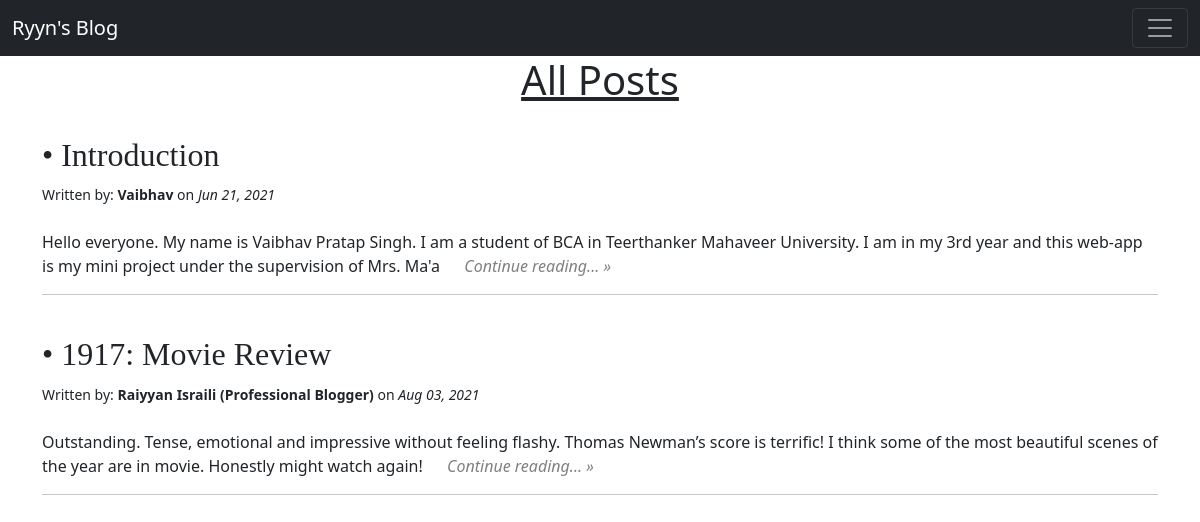
Page /posts on the earlier database version.
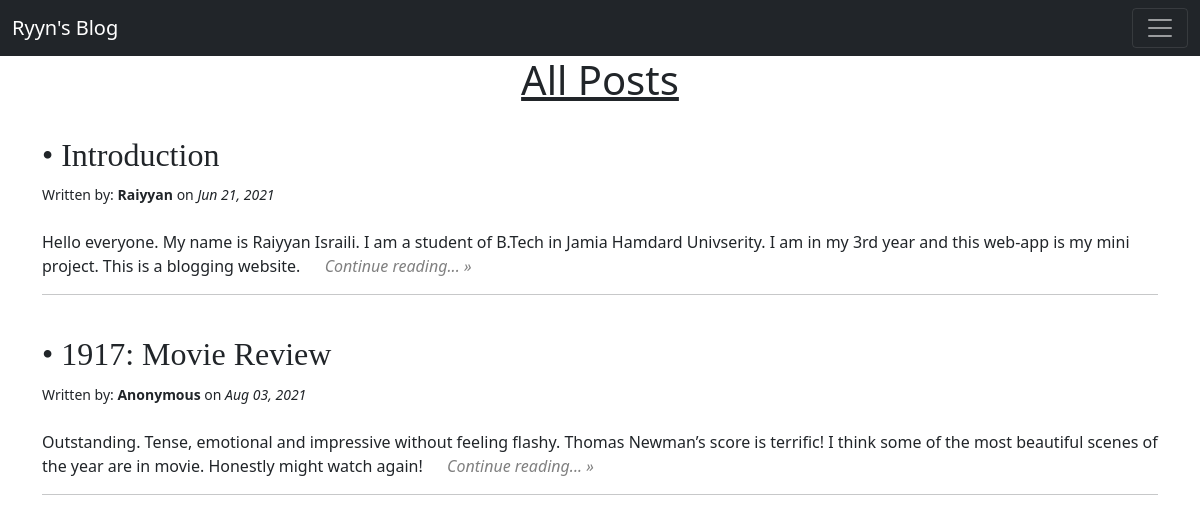
Same page on the later database version.
### app.py (models this page shows, shortened)
class BlogPost(db.Model):
    id = db.Column(db.Integer, primary_key=True)
    title = db.Column(db.String(100), nullable=False)
    content = db.Column(db.Text, nullable=False)
    author = db.Column(db.String(20), nullable=False, default='Anonymous')
    date_posted = db.Column(db.DateTime, nullable=False, default=datetime.now())
    def header(self):
        return self.content[:200]

### app.py (the view)
@app.route('/posts')
def posts():
    all_posts = BlogPost.query.order_by(BlogPost.date_posted).all()
    return render_template('posts.html', posts=all_posts)

### templates/posts.html (shortened to what this page needs)
{% extends 'base.html' %}
{% block body %}
<h1 id="all-post">All Posts</h1>
    {% for post in posts %}
        <br>
        <h2 class="title-post">&bull; {{ post.title }}</h2>
        {% if post.author %}
            <small>Written by: <b>{{ post.author }}</b> on <i>{{post.date_posted.strftime('%b %d, %Y')}}</i></small>
        {% else %}
            <small>Written by <b>Anonymous</b> on <i>{{post.date_posted.strftime('%b %d, %Y')}}</i></small>
        {% endif %}
        <br>
        <br>
        <p>{{ post.header()}}
            <a href="/posts/blog/{{post.id}}" class="post"><i>&emsp; Continue reading... &raquo;</i></a>
        </p>
        <hr>
    {% endfor%}
{% endblock %}

Differences in the rows shown:
changed BlogPost "Introduction": author "Vaibhav" → "Raiyyan"; header "…everyone. My name is Vaibhav Pratap Singh. I am a student of BCA in Teerthanker Mahaveer University. I am in my 3rd year and this web-app is my mini project under the supervision of Mrs. Ma'a" → "…everyone. My name is Raiyyan Israili. I am a student of B.Tech in Jamia Hamdard Univserity. I am in my 3rd year and this web-app is my mini project. This is a blogging website."
changed BlogPost: author "Raiyyan Israili (Professional Blogger)" → "Anonymous"
